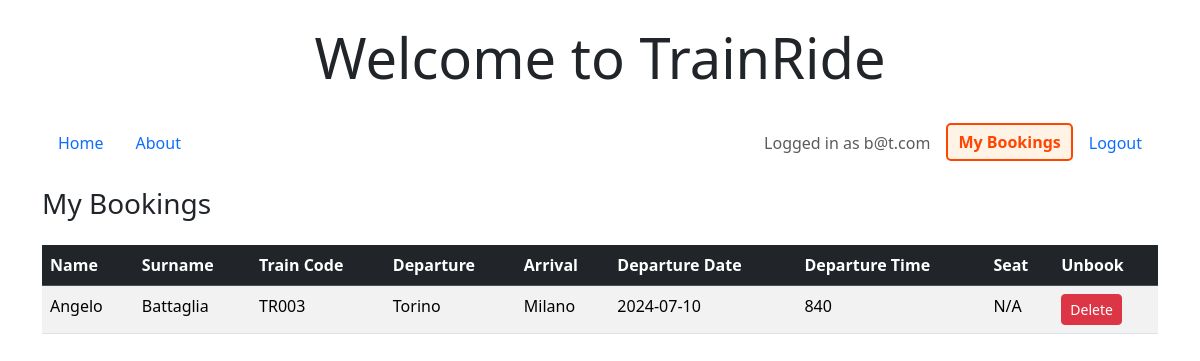
Page /profile/1 (signed in) on the earlier database version.
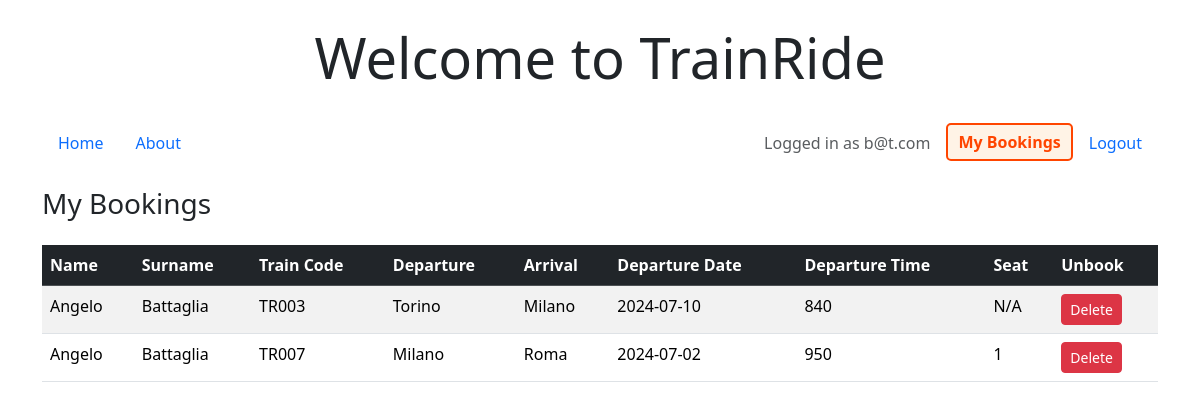
Same page on the later database version.
### tables this page shows
CREATE TABLE "users" (
            "id" INTEGER PRIMARY KEY AUTOINCREMENT,
            "email" TEXT NOT NULL UNIQUE,
            "password" TEXT NOT NULL
        );

CREATE TABLE "bookings" (
            "id" INTEGER PRIMARY KEY AUTOINCREMENT,
            "user_id" INTEGER NOT NULL,
            "train_id" INTEGER NOT NULL,
            "alphanumeric" TEXT NOT NULL,

            -- "time" mi serve per permettere la cancellazione o la modifica di un biglietto, acquistato in precedenza, fino a 2 minuti prima della partenza
            "time" INTEGER NOT NULL,
            -- "date": TODO
            "date" TEXT NOT NULL,

            -- Informazioni sull'acquirente
            "name" TEXT NOT NULL,
            "surname" TEXT NOT NULL,
            "address" TEXT NOT NULL,
            "city" TEXT NOT NULL,
            "credit_card" TEXT NOT NULL,
            "expire_date_card" TEXT NOT NULL,

            -- Informazioni su quanti biglietti si vogliano acquistare
            "number_of_tickets" INTEGER NOT NULL,
            "seat" INTEGER, -- va da 0 a 30, implementare con un menu drop-down, facoltativo, operativo nel caso in cui sia un treno ad alta velocita'

            FOREIGN KEY ("user_id") REFERENCES "users" ("id"),
            FOREIGN KEY ("train_id") REFERENCES "trains" ("id"), -- open question: would it be better to use "alphanumeric" from trains instead? 
            FOREIGN KEY ("alphanumeric") REFERENCES "trains" ("alphanumeric")
        );

CREATE TABLE "trains" (
	        "id"	INTEGER NOT NULL UNIQUE,
	        "alphanumeric"	TEXT NOT NULL UNIQUE,
            "departure_date" TEXT NOT NULL,
	        "departure"	TEXT NOT NULL,
	        "arrival"	TEXT NOT NULL,
	        "departure_time"	INTEGER NOT NULL,
	        "arrival_time"	INTEGER NOT NULL,
	        "days_of_operation"	TEXT NOT NULL,
	        "train_type"	TEXT NOT NULL,
	        "ticket_price"	INTEGER NOT NULL,
	        PRIMARY KEY("id" AUTOINCREMENT)
        );

### app.py (the view)
@app.route('/profile/<int:user_id>', methods=['GET'])
@flask_login.login_required
def profile(user_id):
    user = None
    for u in utenti_dao.get_users():
        if u[0] == user_id:
            user = u
            break
    if not user:
        flash('User not found', 'danger')
        return redirect(url_for('home'))
    bookings = bookings_dao.get_bookings_for_user(user_id)
    return render_template('profile.html', user=u, bookings=bookings, active_page='profile')

### app.py (called while the page is built)
@login_manager.user_loader
def load_user(user_id):
    db_user = utenti_dao.get_user_by_id(user_id)
    if db_user is not None:
        user = models.User(id=db_user['id'],
                           email=db_user['email'],
                           password=db_user['password'])
    else:
        user = None
    return user

### utenti_dao.py (called while the page is built)
def get_users():
    conn = sqlite3.connect('data.db')
    conn.row_factory = sqlite3.Row
    cursor = conn.cursor()
    sql = 'SELECT id, email FROM users'
    cursor.execute(sql)
    users = cursor.fetchall()
    cursor.close()
    conn.close()
    return users

def get_user_by_id(id):
    conn = sqlite3.connect('data.db')
    conn.row_factory = sqlite3.Row
    cursor = conn.cursor()
    sql = 'SELECT * FROM users WHERE id = ?'
    cursor.execute(sql, (id,))
    user = cursor.fetchone()
    cursor.close()
    conn.close()
    return user

### templates/profile.html (shortened to what this page needs)
{% extends 'base.html' %}
{% block content %}
<div class="container my-4">
    <h3 class="mb-4">My Bookings</h3>
    {% if bookings %}
    <table class="table table-striped table-hover">
        <thead class="table-dark">
            <tr>
                <th>Name</th>
                <th>Surname</th>
                <th>Train Code</th>
                <th>Departure</th>
                <th>Arrival</th>
                <th>Departure Date</th>
                <th>Departure Time</th>
                <th>Seat</th>
                <th>Unbook</th>
            </tr>
        </thead>
        <tbody>
            {% for booking in bookings %}
            <tr>
                <td>{{ booking[6] }}</td>
                <td>{{ booking[7] }}</td>
                <td>{{ booking[3] }}</td>
                <td>{{ booking[14] }}</td>
                <td>{{ booking[15] }}</td>
                <td>{{ booking[16] }}</td>
                <td>{{ booking[17] }}</td>
                <td>{{ booking[13] if booking[13] else 'N/A' }}</td>
                <td>
                    <form method="POST" action="{{ url_for('delete_booking', booking_id=booking[0]) }}" style="display:inline;">
                        <button type="submit" class="btn btn-danger btn-sm">Delete</button>
                    </form>
                </td>
            </tr>
            {% endfor %}
        </tbody>
    </table>
    {% else %}
    <p class="text-muted">No bookings found.</p>
    {% endif %}
</div>
{% endblock %}

### templates/base.html (shortened to what this page needs)
<!DOCTYPE html>
<head>
    <link href="https://cdn.jsdelivr.net/npm/bootstrap@5.3.2/dist/css/bootstrap.min.css" rel="stylesheet">
</head>
<body>
    <header class="container text-center my-4">
        <div class="row mb-4">
            <div class="col">
                <h1 class="display-4">Welcome to TrainRide</h1>
            </div>
        </div>
        <nav class="row">
            <div class="col">
                <ul class="nav justify-content-start">
                    <li class="nav-item">
                        <a class="nav-link {% if active_page == 'home' %}active{% endif %}" href="{{ url_for('home') }}">Home</a>
                    </li>
                    <li class="nav-item">
                        <a class="nav-link {% if active_page == 'about' %}active{% endif %}" href="{{ url_for('about') }}">About</a>
                    </li>
                </ul>
            </div>
            <div class="col">
                <ul class="nav justify-content-end">
                    {% if current_user.is_authenticated %}
                        <li class="nav-item">
                            <span class="nav-link disabled">Logged in as {{ current_user.email }}</span>
                        </li>
                        <li class="nav-item">
                            <a class="nav-link {% if active_page == 'profile' %}active{% endif %}" href="{{ url_for('profile', user_id=current_user.id) }}">My Bookings</a>
                        </li>
                        <li class="nav-item">
                            <a class="nav-link" href="{{ url_for('logout') }}">Logout</a>
                        </li>
                    {% else %}
                        <li class="nav-item">
                            <span class="nav-link disabled">Not logged in</span>
                        </li>
                    {% endif %}
                </ul>
            </div>
        </nav>
    </header>
</body>
{% block content %}{% endblock %}

### templates/base.html (style rules this page uses)
body { margin-top: 20px; }
.active { color: #ff4500; text-decoration: none; font-weight: bold; border: 2px solid #ff4500; border-radius: 5px; padding: 5px 10px; background-color: #fff3e6; }

Differences in the rows shown:
added bookings: name "Angelo", surname "Battaglia", alphanumeric "TR007", departure "Milano", arrival "Roma", departure_date "2024-07-02", departure_time "950", seat "1"
